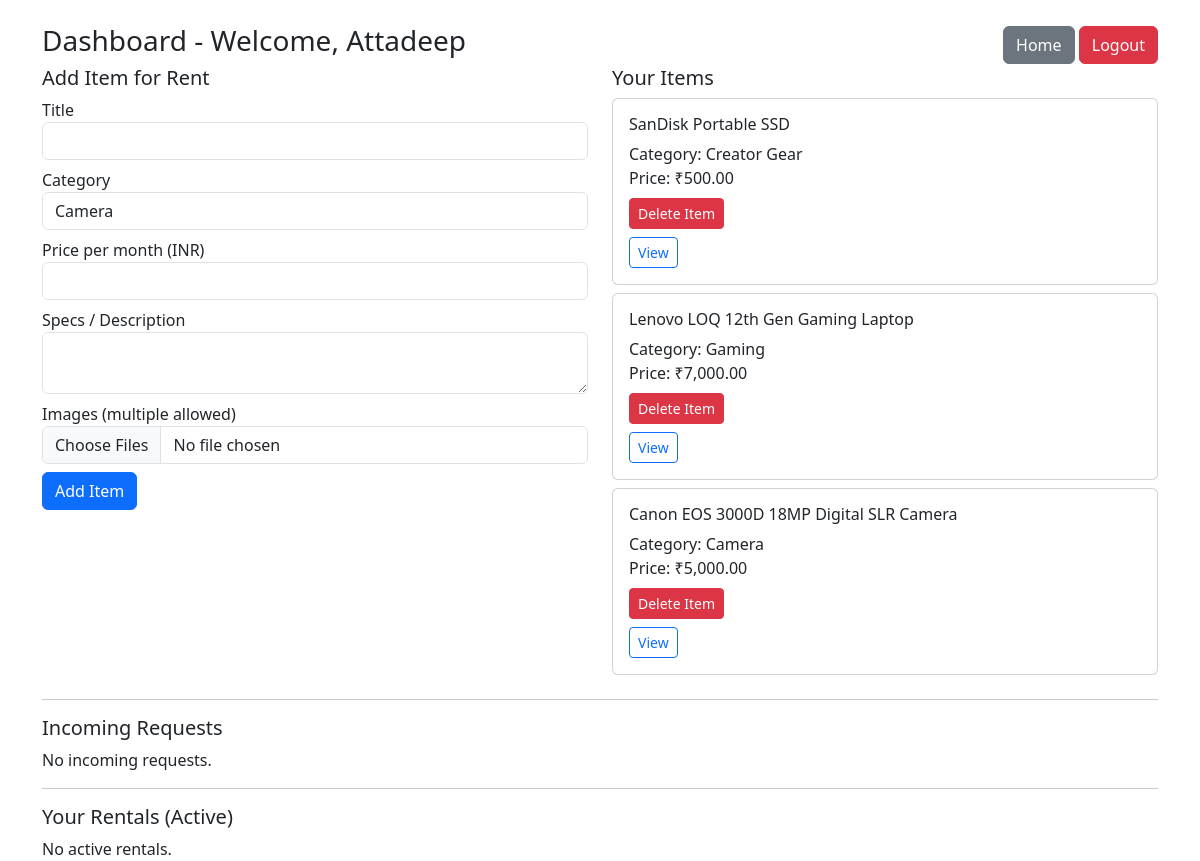
/dashboard.php (signed in), run on the app's committed database.
### tables this page shows
CREATE TABLE `users` (
  `id` int(11) NOT NULL,
  `name` varchar(150) NOT NULL,
  `email` varchar(255) NOT NULL,
  `password` varchar(255) NOT NULL,
  `created_at` timestamp NOT NULL DEFAULT current_timestamp()
);

CREATE TABLE `items` (
  `id` int(11) NOT NULL,
  `user_id` int(11) NOT NULL,
  `category_id` int(11) DEFAULT NULL,
  `title` varchar(255) NOT NULL,
  `specs` text DEFAULT NULL,
  `price_per_month` decimal(10,2) NOT NULL,
  `created_at` timestamp NOT NULL DEFAULT current_timestamp()
);

CREATE TABLE `categories` (
  `id` int(11) NOT NULL,
  `name` varchar(100) NOT NULL
);

### dashboard.php (the view, shortened to what this page needs)
<?php
require 'db.php';
$uid = current_user_id();
$stmt = $pdo->prepare("SELECT name FROM users WHERE id = ?");
$stmt->execute([$uid]);
$owner = $stmt->fetch();
$owner_name = $owner ? $owner['name'] : 'Owner';
$cats = $pdo->query('SELECT * FROM categories')->fetchAll();
$items = $pdo->prepare('SELECT items.*, categories.name as category_name FROM items LEFT JOIN categories ON categories.id = items.category_id WHERE items.user_id=? ORDER BY items.created_at DESC');
$items->execute([$uid]);
$items = $items->fetchAll();
$requests = $pdo->prepare('SELECT bookings.*, users.name as renter_name, items.title FROM bookings JOIN users ON users.id = bookings.renter_id JOIN items ON items.id = bookings.item_id WHERE bookings.owner_id = ? AND bookings.status = "pending" ORDER BY bookings.created_at DESC');
$requests->execute([$uid]);
$requests = $requests->fetchAll();
$rentals = $pdo->prepare('SELECT bookings.*, items.title, items.price_per_month, users.name as owner_name
    FROM bookings
    JOIN items ON items.id = bookings.item_id
    JOIN users ON users.id = bookings.owner_id
    WHERE bookings.renter_id = ? AND bookings.status = "accepted"
    ORDER BY bookings.created_at DESC');
$rentals->execute([$uid]);
$rentals = $rentals->fetchAll();
?>
<!doctype html>
<html><head><meta charset="utf-8"><title>Dashboard</title><link href="https://cdn.jsdelivr.net/npm/bootstrap@5.3.2/dist/css/bootstrap.min.css" rel="stylesheet"></head>
<body>
<div class="container mt-4">
  <div class="d-flex justify-content-between align-items-center">
    <h3>Dashboard - Welcome, <?php echo htmlspecialchars($owner_name); ?></h3>
    <div>
      <a class="btn btn-secondary" href="index.php">Home</a>
      <a class="btn btn-danger" href="logout.php">Logout</a>
    </div>
  </div>
  <div class="row">
    <div class="col-md-6">
      <h5>Add Item for Rent</h5>
      <form method="post" action="add_item.php" enctype="multipart/form-data">
        <div class="mb-2"><label>Title</label><input class="form-control" name="title" required></div>
        <div class="mb-2"><label>Category</label>
          <select name="category_id" class="form-control" required>
            <?php foreach($cats as $c): ?><option value="<?php echo $c['id']; ?>"><?php echo htmlspecialchars($c['name']); ?></option><?php endforeach; ?>
          </select>
        </div>
        <div class="mb-2"><label>Price per month (INR)</label><input class="form-control" name="price_per_month" type="number" step="0.01" required></div>
        <div class="mb-2"><label>Specs / Description</label><textarea name="specs" class="form-control"></textarea></div>
        <div class="mb-2"><label>Images (multiple allowed)</label><input class="form-control" type="file" name="images[]" multiple accept="image/*"></div>
        <button class="btn btn-primary">Add Item</button>
      </form>
    </div>
    <div class="col-md-6">
      <h5>Your Items</h5>
      <?php foreach($items as $it): ?>
        <div class="card mb-2">
          <div class="card-body">
            <h6><?php echo htmlspecialchars($it['title']); ?></h6>
            <div>Category: <?php echo htmlspecialchars($it['category_name']); ?></div>
            <div>Price: ₹<?php echo number_format($it['price_per_month'],2); ?></div>
            <form method="post" onsubmit="return confirm('Delete this item?');">
              <button class="btn btn-sm btn-danger mt-2">Delete Item</button>
            </form>
            <a class="btn btn-sm btn-outline-primary mt-2" href="item.php?id=<?php echo $it['id']; ?>">View</a>
          </div>
        </div>
      <?php endforeach; ?>
    </div>
  </div>
  <hr>
  <h5>Incoming Requests</h5>
  <?php if(!$requests): ?><div>No incoming requests.</div><?php endif; ?>
  <hr>
  <h5>Your Rentals (Active)</h5>
  <?php if(!$rentals): ?><div>No active rentals.</div><?php endif; ?>
</div>
</body></html>

### data on the page
users: name "Attadeep"
items: title "SanDisk Portable SSD", category.name "Creator Gear", price_per_month "500.00"
items: title "Lenovo LOQ 12th Gen Gaming Laptop", category.name "Gaming", price_per_month "7,000.00"
items: title "Canon EOS 3000D 18MP Digital SLR Camera", category.name "Camera", price_per_month "5,000.00"

### other printed values
form field category_id "Camera"
